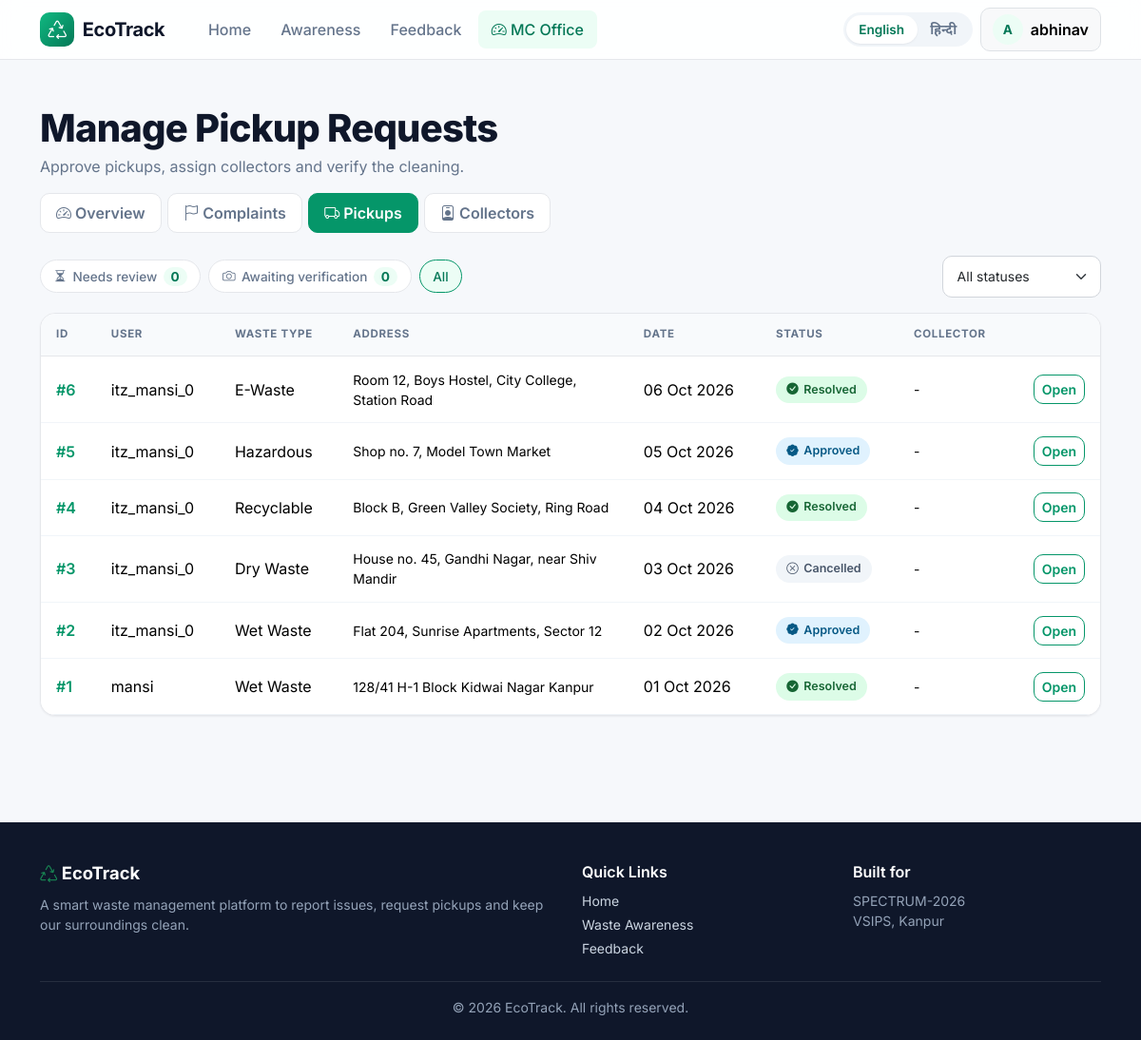
Page /manage/pickups/ (signed in) on the earlier database version.
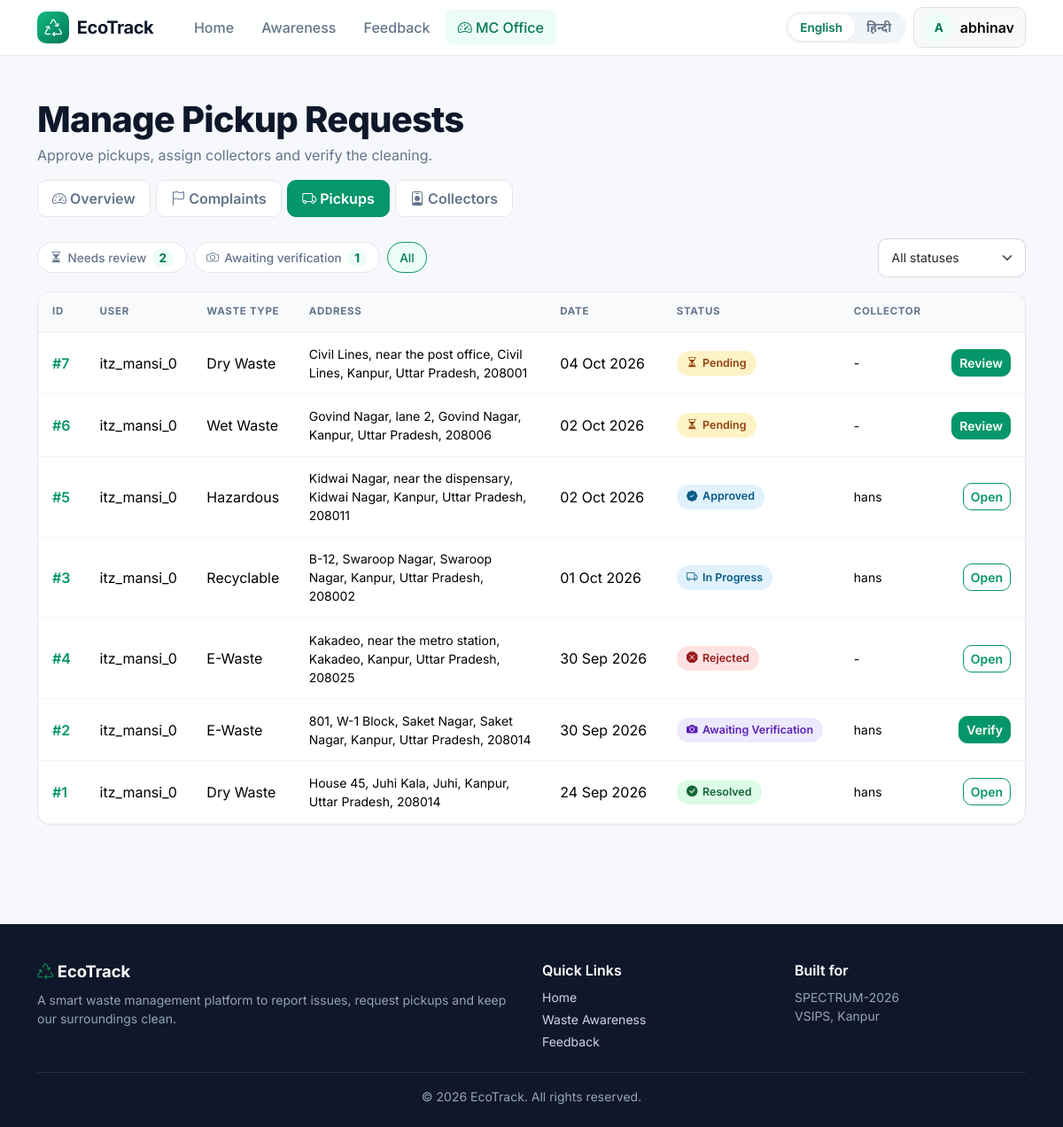
Same page on the later database version.
### pickups/models.py (models this page shows, shortened)
class PickupRequest(WorkflowBase):
    WASTE_TYPE_CHOICES = [
        ('wet', 'Wet Waste'),
        ('dry', 'Dry Waste'),
        ('recyclable', 'Recyclable'),
        ('hazardous', 'Hazardous'),
        ('ewaste', 'E-Waste'),
    ]
    kind = 'pickup'
    kind_label = 'Pickup'
    user = models.ForeignKey(User, on_delete=models.CASCADE, related_name='pickups')
    waste_type = models.CharField(max_length=20, choices=WASTE_TYPE_CHOICES)
    area = models.CharField(max_length=100, blank=True)
    address = models.CharField(max_length=255)
    preferred_date = models.DateField()
    notes = models.TextField(blank=True)
    created_at = models.DateTimeField(auto_now_add=True)
    class Meta:
        ordering = ['-created_at']
    def get_absolute_url(self):
        return reverse('pickup_detail', args=[self.pk])

### complaints/admin_views.py (the view)
# urls.py: path('pickups/', admin_views.manage_pickups, name='manage_pickups'),
@officer_required
def manage_pickups(request):
    qs = PickupRequest.objects.select_related('user', 'collector')
    status = request.GET.get('status', '')
    if status:
        qs = qs.filter(status=status)
    context = {
        'pickups': qs,
        'status_choices': PickupRequest.STATUS_CHOICES,
        'f': {'status': status},
        'count_pending': PickupRequest.objects.filter(status='pending').count(),
        'count_verify': PickupRequest.objects.filter(status='cleaned').count(),
    }
    return render(request, 'manage/pickups.html', context)

### templates/manage/pickups.html (shortened to what this page needs)
{% extends 'base.html' %}
{% load eco_tags %}
{% block content %}
<div class="container py-5">
    <div class="mb-3">
        <h1 class="page-title">{% t "Manage Pickup Requests" %}</h1>
        <p class="page-sub">{% t "Approve pickups, assign collectors and verify the cleaning." %}</p>
    </div>
    {% include 'partials/manage_tabs.html' %}
    <div class="d-flex flex-wrap gap-2 mb-3 align-items-center">
        <a href="?status=pending" class="chip {% if f.status == 'pending' %}on{% endif %}"><i class="bi bi-hourglass-split"></i> {% t "Needs review" %} <b>{{ count_pending }}</b></a>
        <a href="?status=cleaned" class="chip {% if f.status == 'cleaned' %}on{% endif %}"><i class="bi bi-camera"></i> {% t "Awaiting verification" %} <b>{{ count_verify }}</b></a>
        <a href="{% url 'manage_pickups' %}" class="chip {% if not f.status %}on{% endif %}">{% t "All" %}</a>
        <form method="get" class="ms-auto">
            <select name="status" class="form-select form-select-sm" onchange="this.form.submit()">
                <option value="">{% t "All statuses" %}</option>
            </select>
        </form>
    </div>
    <div class="card-x overflow-hidden">
        <div class="table-responsive">
            <table class="table table-eco">
                <thead><tr><th>{% t "ID" %}</th><th>{% t "User" %}</th><th>{% t "Waste type" %}</th><th>{% t "Address" %}</th><th>{% t "Date" %}</th><th>{% t "Status" %}</th><th>{% t "Collector" %}</th><th></th></tr></thead>
                <tbody>
                {% for p in pickups %}
                    <tr>
                        <td class="fw-semibold"><a href="{{ p.get_absolute_url }}">#{{ p.id }}</a></td>
                        <td>{{ p.user.username }}</td>
                        <td>{% t p.get_waste_type_display %}</td>
                        <td class="small" style="max-width:280px">{{ p.full_address }}</td>
                        <td>{{ p.preferred_date|date:"d M Y" }}</td>
                        <td>{% include 'partials/badge.html' with s=p.status %}</td>
                        <td class="small">{% if p.collector %}{{ p.collector.get_full_name|default:p.collector.username }}{% else %}-{% endif %}</td>
                        <td class="text-end">
                            <a href="{{ p.get_absolute_url }}" class="btn btn-sm {% if p.status == 'pending' or p.status == 'cleaned' %}btn-brand{% else %}btn-outline-brand{% endif %}">
                                {% if p.status == 'pending' %}{% t "Review" %}{% elif p.status == 'cleaned' %}{% t "Verify" %}{% else %}{% t "Open" %}{% endif %}
                            </a>
                        </td>
                    </tr>
                {% empty %}
                    <tr><td colspan="8"><div class="empty-state"><i class="bi bi-truck"></i><p class="mt-2 mb-0">{% t "No pickup requests yet" %}</p></div></td></tr>
                {% endfor %}
                </tbody>
            </table>
        </div>
    </div>
</div>
{% endblock %}

### templates/base.html (shortened to what this page needs)
{% load static eco_tags %}
<!DOCTYPE html>
<html lang="{{ request.LANGUAGE_CODE|default:'en' }}">
<head>
    <link href="https://cdn.jsdelivr.net/npm/bootstrap@5.3.3/dist/css/bootstrap.min.css" rel="stylesheet">
    <link href="https://cdn.jsdelivr.net/npm/bootstrap-icons@1.11.3/font/bootstrap-icons.min.css" rel="stylesheet">
    <link href="{% static 'css/style.css' %}" rel="stylesheet">
</head>
<body>
<nav class="navbar navbar-expand-lg navbar-eco sticky-top" id="mainNav">
    <div class="container">
        <a class="navbar-brand d-flex align-items-center fw-bold" href="{% url 'home' %}">
            <span class="brand-mark"><i class="bi bi-recycle"></i></span>EcoTrack
        </a>
        <div class="collapse navbar-collapse" id="nav">
            {% with n=request.resolver_match.url_name %}
            <ul class="navbar-nav me-auto ms-lg-3 gap-lg-1">
                <li class="nav-item"><a class="nav-link {% if n == 'home' %}active{% endif %}" href="{% url 'home' %}">{% t "Home" %}</a></li>
                <li class="nav-item"><a class="nav-link {% if n == 'awareness' %}active{% endif %}" href="{% url 'awareness' %}">{% t "Awareness" %}</a></li>
                <li class="nav-item"><a class="nav-link {% if n == 'feedback' %}active{% endif %}" href="{% url 'feedback' %}">{% t "Feedback" %}</a></li>
                {% if user.is_authenticated %}
                    {% if is_citizen %}
                    <li class="nav-item"><a class="nav-link {% if n == 'report_complaint' %}active{% endif %}" href="{% url 'report_complaint' %}">{% t "Report Issue" %}</a></li>
                    <li class="nav-item"><a class="nav-link {% if n == 'request_pickup' %}active{% endif %}" href="{% url 'request_pickup' %}">{% t "Request Pickup" %}</a></li>
                    {% elif is_collector %}
                    <li class="nav-item"><a class="nav-link {% if n == 'collector_dashboard' %}active{% endif %}" href="{% url 'collector_dashboard' %}"><i class="bi bi-truck"></i> {% t "My Tasks" %}</a></li>
                    {% elif is_officer %}
                    <li class="nav-item"><a class="nav-link {% if n == 'dashboard' or n == 'manage_complaints' or n == 'manage_pickups' or n == 'manage_collectors' %}active{% endif %}" href="{% url 'dashboard' %}"><i class="bi bi-speedometer2"></i> {% t "MC Office" %}</a></li>
                    {% endif %}
                {% endif %}
            </ul>
            {% endwith %}
            <div class="d-flex align-items-center gap-2 mt-3 mt-lg-0">
                <div class="lang-switch">
                    <a href="{% url 'set_language' 'en' %}" class="{% if request.LANGUAGE_CODE != 'hi' %}on{% endif %}">English</a>
                    <a href="{% url 'set_language' 'hi' %}" class="{% if request.LANGUAGE_CODE == 'hi' %}on{% endif %}">हिन्दी</a>
                </div>
                {% if user.is_authenticated %}
                <div class="dropdown">
                    <button class="btn btn-light border d-flex align-items-center gap-2" data-bs-toggle="dropdown">
                        <span class="avatar">{{ user.username|slice:":1"|upper }}</span>
                        <span class="fw-semibold">{{ user.username }}</span>
                    </button>
                </div>
                {% else %}
                <a href="{% url 'login' %}" class="btn btn-light border">{% t "Login" %}</a>
                <a href="{% url 'register' %}" class="btn btn-brand">{% t "Get Started" %}</a>
                {% endif %}
            </div>
        </div>
    </div>
</nav>
<main>
    {% block content %}{% endblock %}
</main>
<footer class="footer">
    <div class="container">
        <div class="row g-4">
            <div class="col-md-6">
                <div class="footer-brand mb-2"><i class="bi bi-recycle text-success"></i> EcoTrack</div>
                <p class="mb-0 small">{% t "A smart waste management platform to report issues, request pickups and keep our surroundings clean." %}</p>
            </div>
            <div class="col-md-3">
                <div class="text-white fw-semibold mb-2">{% t "Quick Links" %}</div>
                <div class="d-flex flex-column gap-1 small">
                    <a href="{% url 'home' %}">{% t "Home" %}</a>
                    <a href="{% url 'awareness' %}">{% t "Waste Awareness" %}</a>
                    <a href="{% url 'feedback' %}">{% t "Feedback" %}</a>
                </div>
            </div>
            <div class="col-md-3">
                <div class="text-white fw-semibold mb-2">{% t "Built for" %}</div>
                <div class="small">SPECTRUM-2026<br>VSIPS, Kanpur</div>
            </div>
        </div>
        <hr class="border-secondary mt-4">
        <div class="small text-center">© 2026 EcoTrack. {% t "All rights reserved." %}</div>
    </div>
</footer>
</body>
</html>

### templates/partials/manage_tabs.html
{% load eco_tags %}
{% with n=request.resolver_match.url_name %}
<ul class="nav nav-pills nav-pills-eco mb-4">
    <li class="nav-item"><a class="nav-link {% if n == 'dashboard' %}active{% endif %}" href="{% url 'dashboard' %}"><i class="bi bi-speedometer2"></i> {% t "Overview" %}</a></li>
    <li class="nav-item"><a class="nav-link {% if n == 'manage_complaints' %}active{% endif %}" href="{% url 'manage_complaints' %}"><i class="bi bi-flag"></i> {% t "Complaints" %}</a></li>
    <li class="nav-item"><a class="nav-link {% if n == 'manage_pickups' %}active{% endif %}" href="{% url 'manage_pickups' %}"><i class="bi bi-truck"></i> {% t "Pickups" %}</a></li>
    <li class="nav-item"><a class="nav-link {% if n == 'manage_collectors' %}active{% endif %}" href="{% url 'manage_collectors' %}"><i class="bi bi-person-badge"></i> {% t "Collectors" %}</a></li>
</ul>
{% endwith %}

### templates/partials/badge.html
{% load eco_tags %}
{% if s == 'pending' %}<span class="badge-soft b-warning"><i class="bi bi-hourglass-split"></i> {% t "Pending" %}</span>
{% elif s == 'approved' %}<span class="badge-soft b-info"><i class="bi bi-patch-check-fill"></i> {% t "Approved" %}</span>
{% elif s == 'in_progress' %}<span class="badge-soft b-info"><i class="bi bi-truck"></i> {% t "In Progress" %}</span>
{% elif s == 'cleaned' %}<span class="badge-soft b-violet"><i class="bi bi-camera-fill"></i> {% t "Awaiting Verification" %}</span>
{% elif s == 'resolved' %}<span class="badge-soft b-success"><i class="bi bi-check-circle-fill"></i> {% t "Resolved" %}</span>
{% elif s == 'rejected' %}<span class="badge-soft b-danger"><i class="bi bi-x-octagon-fill"></i> {% t "Rejected" %}</span>
{% elif s == 'cancelled' %}<span class="badge-soft b-muted"><i class="bi bi-x-circle"></i> {% t "Cancelled" %}</span>
{% endif %}

Differences in the rows shown:
added PickupRequest: id "7", user.username "itz_mansi_0", waste_type "Dry Waste", full_address "Civil Lines, near the post office, Civil Lines, Kanpur, Uttar Pradesh, 208001", preferred_date "04 Oct 2026", t "Pending", t "Review", status "pending" (drawn)
changed PickupRequest id 6: waste_type "E-Waste" → "Wet Waste"; full_address "Room 12, Boys Hostel, City College, Station Road" → "Govind Nagar, lane 2, Govind Nagar, Kanpur, Uttar Pradesh, 208006"; preferred_date "06 Oct 2026" → "02 Oct 2026"; status "resolved" → "pending" (drawn); t "Resolved" → "Pending"; t "Open" → "Review"
changed PickupRequest "Hazardous": full_address "Shop no. 7, Model Town Market" → "Kidwai Nagar, near the dispensary, Kidwai Nagar, Kanpur, Uttar Pradesh, 208011"; preferred_date "05 Oct 2026" → "02 Oct 2026"; collector.get_full_name (not shown) → "hans"; no longer shows "-"
changed PickupRequest id 3: waste_type "Dry Waste" → "Recyclable"; full_address "House no. 45, Gandhi Nagar, near Shiv Mandir" → "B-12, Swaroop Nagar, Swaroop Nagar, Kanpur, Uttar Pradesh, 208002"; preferred_date "03 Oct 2026" → "01 Oct 2026"; status "cancelled" → "in_progress" (drawn); collector.get_full_name (not shown) → "hans"; t "Cancelled" → "In Progress"; moves up the list
changed PickupRequest id 4: waste_type "Recyclable" → "E-Waste"; full_address "Block B, Green Valley Society, Ring Road" → "Kakadeo, near the metro station, Kakadeo, Kanpur, Uttar Pradesh, 208025"; preferred_date "04 Oct 2026" → "30 Sep 2026"; status "resolved" → "rejected" (drawn); t "Resolved" → "Rejected"
changed PickupRequest id 2: waste_type "Wet Waste" → "E-Waste"; full_address "Flat 204, Sunrise Apartments, Sector 12" → "801, W-1 Block, Saket Nagar, Saket Nagar, Kanpur, Uttar Pradesh, 208014"; preferred_date "02 Oct 2026" → "30 Sep 2026"; status "approved" → "cleaned" (drawn); collector.get_full_name (not shown) → "hans"; t "Approved" → "Awaiting Verification"; t "Open" → "Verify"
changed PickupRequest id 1: user.username "mansi" → "itz_mansi_0"; waste_type "Wet Waste" → "Dry Waste"; full_address "128/41 H-1 Block Kidwai Nagar Kanpur" → "House 45, Juhi Kala, Juhi, Kanpur, Uttar Pradesh, 208014"; preferred_date "01 Oct 2026" → "24 Sep 2026"; collector.get_full_name (not shown) → "hans"; no longer shows "-"
Other differences:
{{ count_pending }}: "0" → "2"
{{ count_verify }}: "0" → "1"
